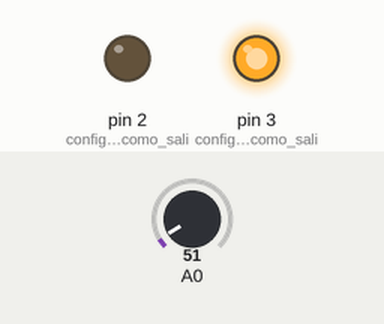
Bench run of a sketch on a simulated Arduino Uno, built with avr-gcc and run on an emulated ATmega328P. Parts: output pins drawn as LEDs (lit = HIGH). The test bench sets the inputs (shaded band); at power-on: A0 = 51.

Above: at 1.2 s.
1.3 s: A0 set to 68
2.8 s: A0 set to 82
At 3.4 s:
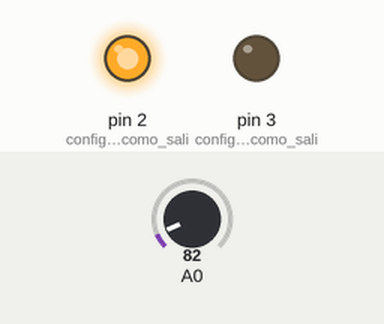
4.3 s: A0 set to 71
At 4.6 s:
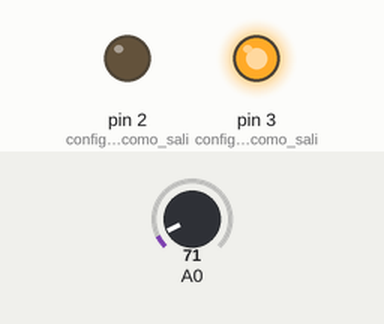
5.8 s: A0 set to 86
At 6.9 s:
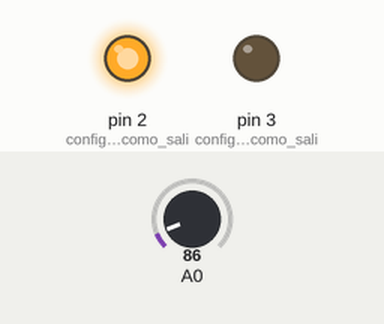
Timing chart, 0 to 8.3 s (numbered marks = the images above; inputs shaded):
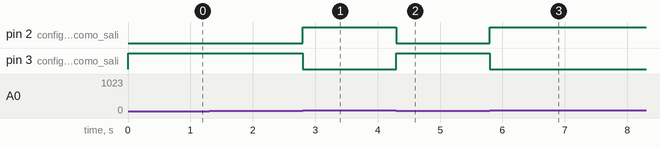

Measured:
- the behaviour switches between 73 and 74 on A0 (found by bisection; images 0 and 1)
- after the input at 1.3 s, every drawn part: stays the same
- after the input at 2.8 s, pin 2 (configura_pin_2_como_sali): LOW → HIGH at once; pin 3 (configura_pin_3_como_sali): HIGH → LOW at once
- after the input at 4.3 s, pin 2 (configura_pin_2_como_sali): HIGH → LOW at once; pin 3 (configura_pin_3_como_sali): LOW → HIGH at once
- after the input at 5.8 s, pin 2 (configura_pin_2_como_sali): LOW → HIGH at once; pin 3 (configura_pin_3_como_sali): HIGH → LOW at once

The sketch:

LM35.ino
```cpp
/*Codigo para leer sensor de temperatura LM35
 * 1grado ; 10 mV
 * 20 grados = 200mV ó .2 V
 * 50 grados = 500mV ó .5V
 * 150 grados = 1500mV ó 1.5V
 */
 float adc0, temp, mV; // se declaran variables
void setup() {
    pinMode(2,OUTPUT);    // configura pin 2 como salida
    pinMode(3,OUTPUT);    // configura pin 3 como salida digital
}

void loop() {
  adc0 = analogRead(0);   // se lee señal analogica 0-1023
  mV= (adc0*5)/1024;      // se convierte valor digital a mV
  temp = mV * 100;        // convertimos los mV a temp

  if(temp < 35)
  {
    digitalWrite(3,HIGH);
    digitalWrite(2,LOW);
  }
    if(temp > 36)
  {
    digitalWrite(2,HIGH);
    digitalWrite(3,LOW);
  }
}
```
